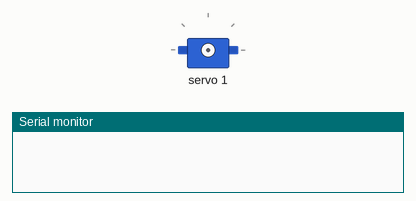
Simulated run of this sketch. Board: Arduino Uno, built with avr-gcc and run on an emulated ATmega328P. Parts: servo, the last lines printed to the serial monitor. At 1.1 s the program stops and its outputs stay as they are.

Above: at 0.1 s.
At 1.1 s:
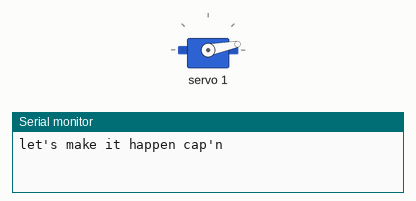
Timing chart, 0 to 2.6 s (numbered marks = the images above):
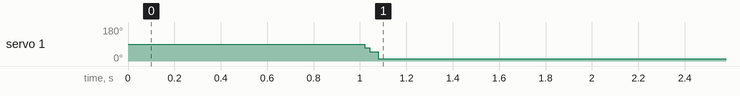

The sketch:

spiderLeg9.ino
```cpp
//chris fite
//060620
//reworking for acryllic frame, servos


//write stepBack()


#include <Wire.h>
#include <Adafruit_PWMServoDriver.h>

//defines for the adafruit functions -fiik
#define MIN_PULSE_WIDTH       650
#define MAX_PULSE_WIDTH       2350
#define DEFAULT_PULSE_WIDTH   1500
#define FREQUENCY             50

//assign numbers to servos leg joints
int RFleg[3] = {0, 1, 2}; //HIP, KNEE, ANKLE
int LFleg[3]= {4, 5, 6};
int LBleg[3] = {8, 9, 10};
int RBleg[3]= {12, 13, 14};

//define leg #s
const int RF = 0;
const int LF = 1;
const int LB = 2;
const int RB = 3;
const int hip = 0;
const int knee = 1;
const int ankle = 2;

//define hipPos constants
const int frontPos[4] = {30, 145, 90, 120};
const int backPos[4] = {145, 25, 45, 165};
const int diagPos[4] = {90, 90, 90, 90};
const int sidePos[4] = {120, 45, 135, 45};
//define kneePos consts
const int kneeUpPos[4] = {0, 180, 0, 180};
const int kneeDownPos[4] = {180, 0, 180, 0};
//define anklePos consts
const int ankleInPos[4] = {0, 180, 0, 180};
const int ankleOutPos[4] = {180, 0, 180, 0};

int hipPos[4];
int kneePos[4];
int anklePos[4];

int speed = 15;

// called this way, it uses the default address 0x40
Adafruit_PWMServoDriver pwm = Adafruit_PWMServoDriver();

//protoyping functions
int pulseWidth(int);
void moveServo(int, int);
void centerAllLegs(); // sets all servos to 90
void centerLeg(int[], int);
void moveLegDiag(int[], int); // puts legs in diagonal
void moveLegFront(int[], int);
void moveLegBack(int[], int);
void moveLegToSide(int[], int); //puts legs out to side
void raiseLeg(int[], int);
void lowerLeg(int[], int);
void stepForward(int[], int);
void stepBack(int[], int);
void moveAllLegsBack();
void moveAllLegsDiag();
void walkForward();
void extendLeg(int[], int);
void extendAll();
void squat();
void bendKnee(int[], int);
void twistCW();
void twistCCW();
void resumeStartPos();


void setup() {
  delay(1000);
  Serial.begin(9600);
  pwm.begin();
  pwm.setPWMFreq(FREQUENCY);  // Analog servos run at ~60 Hz updates

  //0=RF, 1=LF, 2=LB, 3=RB
  for (int i = 0; i < 4; i++) {
    hipPos[i] = 90;
    kneePos[i] = 90;
    anklePos[i] = 90;
  }

  //resumeStartPos();
  Serial.println("let's make it happen cap'n");

}

void loop() {

  raiseLeg(RFleg, RF);

}

int pulseWidth(int angle) {
//makes this shit less confusing
  int pulse_wide, analog_value;
  pulse_wide   = map(angle, 0, 180, MIN_PULSE_WIDTH, MAX_PULSE_WIDTH);
  analog_value = int(float(pulse_wide) / 1000000 * FREQUENCY * 4096);
  return analog_value;
}

void moveServo(int servo, int angle) {
//makes this shit less confusing too
  pwm.setPWM(servo, 0, pulseWidth(angle));
}

void centerAllLegs() {
  centerLeg(RFleg, RF);
  centerLeg(LFleg, LF);
  centerLeg(LBleg, LB);
  centerLeg(RBleg, RB);
}

void centerLeg(int leg[], int legNum) {
//center ankle
  if (anklePos[legNum] > 90) {
    for (anklePos[legNum]; anklePos[legNum] > 90; anklePos[legNum]--) {
      moveServo(leg[ankle], anklePos[legNum]);
      delay(speed);
    }
  }
  else if (anklePos[legNum] < 90) {
    for (anklePos[legNum]; anklePos[legNum] < 90; anklePos[legNum]++) {
      moveServo(leg[ankle], anklePos[legNum]);
      delay(speed);
    }
  }
  else if (anklePos[legNum] == 90) moveServo(leg[ankle], anklePos[legNum]);
//center knee
  if (kneePos[legNum] > 90) {
    for (kneePos[legNum]; kneePos[legNum] > 90; kneePos[legNum]--) {
      moveServo(leg[knee], kneePos[legNum]);
      delay(speed);
    }
  }
  else if (kneePos[legNum] < 90) {
    for (kneePos[legNum]; kneePos[legNum] < 90; kneePos[legNum]++) {
      moveServo(leg[knee], kneePos[legNum]);
      delay(speed);
    }
  }
  else if (kneePos[legNum] == 90) moveServo(leg[knee], kneePos[legNum]);
//center hip
  if (hipPos[legNum] < 90) {
    for (hipPos[legNum]; hipPos[legNum] < 90; hipPos[legNum]++) {
      moveServo(leg[hip], hipPos[legNum]);
      delay(speed);
    }
  }
  else if (hipPos[legNum] > 90) {
    for (hipPos[legNum]; hipPos[legNum] > 90; hipPos[legNum]--) {
      moveServo(leg[hip], hipPos[legNum]);
      delay(speed);
    }
  }
  else if (hipPos[legNum] == 90) moveServo(leg[hip], hipPos[legNum]);
}

void moveLegDiag(int leg[], int legNum) {
  if (hipPos[legNum] > diagPos[legNum]) {
    for (hipPos[legNum]; hipPos[legNum] > diagPos[legNum]; hipPos[legNum]--) {
      moveServo(leg[hip], hipPos[legNum]);
      delay(speed);
    }
  }
  else if (hipPos[legNum] < diagPos[legNum]) {
    for (hipPos[legNum]; hipPos[legNum] < diagPos[legNum]; hipPos[legNum]++) {
      moveServo(leg[hip], hipPos[legNum]);
      delay(speed);
    }
  }
}

void moveLegFront(int leg[], int legNum) {
  if (hipPos[legNum] > frontPos[legNum]) {
    for (hipPos[legNum]; hipPos[legNum] > frontPos[legNum]; hipPos[legNum]--) {
      moveServo(leg[hip], hipPos[legNum]);
      delay(speed);
    }
  }
  else if (hipPos[legNum] < frontPos[legNum]) {
    for (hipPos[legNum]; hipPos[legNum] < frontPos[legNum]; hipPos[legNum]++) {
      moveServo(leg[hip], hipPos[legNum]);
      delay(speed);
    }
  }
}

void moveLegBack(int leg[], int legNum) {
  if (hipPos[legNum] > backPos[legNum]) {
    for (hipPos[legNum]; hipPos[legNum] > backPos[legNum]; hipPos[legNum]--) {
      moveServo(leg[hip], hipPos[legNum]);
      delay(speed);
    }
  }
  else if (hipPos[legNum] < backPos[legNum]) {
    for (hipPos[legNum]; hipPos[legNum] < backPos[legNum]; hipPos[legNum]++) {
      moveServo(leg[hip], hipPos[legNum]);
      delay(speed);
    }
  }
}

void moveLegToSide(int leg[], int legNum) {
  if (hipPos[legNum] > sidePos[legNum]) {
      for (hipPos[legNum]; hipPos[legNum] >= sidePos[legNum]; hipPos[legNum]--){
        moveServo(leg[hip], hipPos[legNum]);
        delay(speed);
      }
  }
  else if (hipPos[legNum] < sidePos[legNum]) {
    for (hipPos[legNum]; hipPos[legNum] <= sidePos[legNum]; hipPos[legNum]++) {
        moveServo(leg[hip], hipPos[legNum]);
        delay(speed);
    }
  }
}

void moveAllLegsDiag() {
  while (hipPos[RF] != diagPos[RF] || hipPos[LF] != diagPos[LF] || hipPos[LB] != diagPos[LB] || hipPos[RB] != diagPos[RB]){
    for (int i = 0; i < 4; i++) {
      switch(i) {
        case 0:
          moveServo(RFleg[hip], hipPos[RF]);
          break;
        case 1:
          moveServo(LFleg[hip], hipPos[LF]);
          break;
        case 2:
          moveServo(LBleg[hip], hipPos[LB]);
          break;
        case 3:
          moveServo(RBleg[hip], hipPos[RB]);
          break;
        default:
          Serial.println("no such leg");
          break;
      }
      if (hipPos[i] > diagPos[i]) hipPos[i]--;
      else if (hipPos[i] < diagPos[i]) hipPos[i]++;
      else hipPos[i] = diagPos[i]; //idk if necessary
      delay(speed);
    }
  }
}

void raiseLeg(int leg[], int legNum) {
  while (kneePos[legNum] != kneeUpPos[legNum] || anklePos[legNum] != ankleInPos[legNum]) {
    if (kneePos[legNum] > kneeUpPos[legNum]) {
      moveServo(leg[knee], kneePos[legNum]);
      kneePos[legNum]--;
    }
    else if (kneePos[legNum] < kneeUpPos[legNum]) {
      moveServo(leg[knee], kneePos[legNum]);
      kneePos[legNum]++;
    }
    }
    if (anklePos[legNum] > ankleInPos[legNum]) {
      moveServo(leg[ankle], anklePos[legNum]);
      anklePos[legNum]--;
    }
    else if (anklePos[legNum] < ankleInPos[legNum]) {
      moveServo(leg[ankle], anklePos[legNum]);
      anklePos[legNum]++;
    }
    delay(speed);
  /*
  switch(legNum) {
    case 0:
    case 2:
      for (kneePos[legNum]; kneePos[legNum] >= 45; kneePos[legNum]--) {
        moveServo(leg[knee], kneePos[legNum]);
        if (anklePos[legNum] >= 45) {
          moveServo(leg[ankle], anklePos[legNum]);
          anklePos[legNum]--;
        }
        delay(speed);
      }
      break;
    case 1:
    case 3:
      for (kneePos[legNum]; kneePos[legNum] <= 135; kneePos[legNum]++) {
        moveServo(leg[knee], kneePos[legNum]);
        if (anklePos[legNum] <= 135) {
          moveServo(leg[ankle], anklePos[legNum]);
          anklePos[legNum]++;
        }
        delay(speed);
      }
      break;
    default:
      Serial.println("there is no leg with that number");
      break;
  }
  */
}

void lowerLeg(int leg[], int legNum) {
  switch(legNum) {
    case 0:
    case 2:
      for (kneePos[legNum]; kneePos[legNum] <= 90; kneePos[legNum]++) {
        moveServo(leg[knee], kneePos[legNum]);
        if (anklePos[legNum] <= 90) {
          moveServo(leg[ankle], anklePos[legNum]);
          anklePos[legNum]++;
        }
        delay(speed);
      }
      break;
    case 1:
    case 3:
      for (kneePos[legNum]; kneePos[legNum] >=90; kneePos[legNum]--) {
        moveServo(leg[knee], kneePos[legNum]);
        if (anklePos[legNum] >= 90) {
          moveServo(leg[ankle], anklePos[legNum]);
          anklePos[legNum]--;
        }
        delay(speed);
      }
      break;
    default:
      Serial.println("there is no leg with that number");
  }
}

void stepForward(int leg[], int legNum) {
  //assume initial stance

  switch(legNum) {
    case 0: //RF
    //bend LB and move other two legs away from bent leg
      while (hipPos[LF] > 30 || hipPos[RB] > 30 || kneePos[LB] != 90) {
        if (hipPos[LF] > 30) {
          moveServo(LFleg[hip], hipPos[LF]);
          hipPos[LF]--;
        }
        if (hipPos[RB] > 30) {
          moveServo(RBleg[hip], hipPos[RB]);
          hipPos[RB]--;
        }
        if (kneePos[LB] > 90) {
          moveServo(LBleg[knee], kneePos[LB]);
          kneePos[LB]--;
        }
        else if (kneePos[LB] < 90) {
          moveServo(LBleg[knee], kneePos[LB]);
          kneePos[LB]++;
        }
        delay(speed);
      }
  //pick up and move(RF)
      raiseLeg(RFleg, RF);
      moveLegFront(RFleg, RF);
      extendLeg(RFleg, RF);
      extendLeg(LBleg, LB);
      break;
    case 1: //LF
      while (hipPos[RF] < 150 || hipPos[LB] < 150 || kneePos[RB] != 90) {
        if (hipPos[RF]< 150) {
          moveServo(RFleg[hip], hipPos[RF]);
          hipPos[RF]++;
        }
        if (hipPos[LB] < 150) {
          moveServo(LBleg[hip], hipPos[LB]);
          hipPos[LB]++;
        }
        if (kneePos[RB] > 90) {
          moveServo(RBleg[knee], kneePos[RB]);
          kneePos[RB]--;
        }
        else if (kneePos[RB] < 90) {
          moveServo(RBleg[knee], kneePos[RB]);
          kneePos[RB]++;
        }
        delay(speed);
      }
      raiseLeg(LFleg, LF);
      moveLegFront(LFleg, LF);
      extendLeg(LFleg, LF);
      extendLeg(RBleg, RB);
      break;
    case 2: //LB
      while (hipPos[LF] < 60 || hipPos[RB] > 20 || kneePos[RF] != 90) {
        if(hipPos[LF] < 60) {
          moveServo(LFleg[hip], hipPos[LF]);
          hipPos[LF]++;
        }
        if (hipPos[RB] > 20) {
          moveServo(RBleg[hip], hipPos[RB]);
          hipPos[RB]--;
        }
        if (kneePos[RF] > 90) {
          moveServo(RFleg[knee], kneePos[RF]);
          kneePos[RF]--;
        }
        else if (kneePos[RF] < 90) {
          moveServo(RFleg[knee], kneePos[RF]);
          kneePos[RF]++;
        }
        delay(speed);
      }
      raiseLeg(LBleg, LB);
      moveLegFront(LBleg, LB);
      extendLeg(LBleg, LB);
      extendLeg(RFleg, RF);
      break;
    case 3: //RB
      while (hipPos[RF] > 120 || hipPos[LB] < 150  || kneePos[LF] != 90) {
        if (hipPos[RF] > 120) {
          moveServo(RFleg[hip], hipPos[RF]);
          hipPos[RF]--;
        }
        if (hipPos[LB] < 150) {
          moveServo(LBleg[hip], hipPos[LB]);
          hipPos[LB]++;
        }
         if (kneePos[LF] > 90) {
          moveServo(LFleg[knee], kneePos[LF]);
          kneePos[LF]--;
        }
        else if (kneePos[LF] < 90) {
          moveServo(LFleg[knee], kneePos[LF]);
          kneePos[LF]++;
        }
        delay(speed);
      }
      raiseLeg(RBleg, RB);
      moveLegFront(RBleg, RB);
      extendLeg(RBleg, RB);
      extendLeg(LFleg, LF);
      break;
    default:
     Serial.println("there is no leg with that number");
      break;
  }
}

void stepBack(int leg[], int legNum) {

}

void walkForward() {
/*
 * 4 beat timing
 * RB lift, move forward; everyone move back
 * RF forward
 * LB forward
 * LF forward; RB fully moved back
 */

//LB
      while (hipPos[LF] < 60 || hipPos[RB] > 20 || kneePos[RF] != 90) {
        if(hipPos[LF] < 60) {
          moveServo(LFleg[hip], hipPos[LF]);
          hipPos[LF]++;
        }
        if (hipPos[RB] > 20) {
          moveServo(RBleg[hip], hipPos[RB]);
          hipPos[RB]--;
        }
        if (kneePos[RF] > 90) {
          moveServo(RFleg[knee], kneePos[RF]);
          kneePos[RF]--;
        }
        else if (kneePos[RF] < 90) {
          moveServo(RFleg[knee], kneePos[RF]);
          kneePos[RF]++;
        }
        delay(speed);
      }
      raiseLeg(LBleg, LB);
      moveLegFront(LBleg, LB);
      extendLeg(LBleg, LB);
      extendLeg(RFleg, RF);
//LF
  while (kneePos[RB] != 75) { //bend RB knee to 75
    if (kneePos[RB] > 75)  {
      moveServo(RBleg[knee], kneePos[RB]);
      kneePos[RB]--;
      delay(speed);
    }
    else if (kneePos[RB] < 75) {
      moveServo(RBleg[knee], kneePos[RB]);
      kneePos[RB]++;
      delay(speed);
    }
  }
  raiseLeg(LFleg, LF);
  moveLegFront(LFleg, LF);
  extendLeg(LFleg, LF);
  extendLeg(RBleg, RB);

  //move lefts legs back to orig pos
  moveAllLegsDiag();

}

void moveAllLegsBack() {
 //2 135, 3 45 - move out
//0 45, 1 135 - move in
  while ((hipPos[RF] > backPos[RF]) || (hipPos[LF] < backPos[LF]) || (hipPos[LB] < backPos[LB])|| (hipPos[RB] > backPos[RB])) {
    if (hipPos[RF] > backPos[RF]) {
      moveServo(RFleg[hip], hipPos[RF]);
      hipPos[RF]--;
    }
    if (hipPos[LF] < backPos[LF] ) {
      moveServo(LFleg[hip], hipPos[LF]);
      hipPos[LF]++;
    }
    if (hipPos[LB]< backPos[LB]) {
      moveServo(LBleg[hip], hipPos[LB]);
      hipPos[LB]++;
    }
    if (hipPos[RB] > backPos[RB]) {
      moveServo(RBleg[hip], hipPos[RB]);
      hipPos[RB]--;
    }
    delay(speed);
  }
}

void extendLeg(int leg[], int legNum) {
  switch(legNum) {
    case 0:

      for (kneePos[legNum]; kneePos[legNum] <= 135; kneePos[legNum]++){
        moveServo(leg[knee], kneePos[legNum]);
        if (anklePos[legNum] <= 135) {
          moveServo(leg[ankle], anklePos[legNum]);
          anklePos[legNum]++;
        }
        delay(speed);
      }
      break;
      case 2:
        for (kneePos[legNum]; kneePos[legNum] >= 45; kneePos[legNum]--){
        moveServo(leg[knee], kneePos[legNum]);
        if (anklePos[legNum] <= 135) {
          moveServo(leg[ankle], anklePos[legNum]);
          anklePos[legNum]++;
        }
        delay(speed);
      }
        break;
    case 1:
    case 3:
      for (kneePos[legNum]; kneePos[legNum] >= 45; kneePos[legNum]--){
        moveServo(leg[knee], kneePos[legNum]);
        if (anklePos[legNum] >= 45) {
          moveServo(leg[ankle], anklePos[legNum]);
          anklePos[legNum]--;
        }
        delay(speed);
      }
      break;
    default:
      Serial.println("There is no such leg number");
      break;
  }
}

void extendAll() {
  while (kneePos[RF] != 135 || kneePos[LF] != 45 || kneePos[LB] != 135 || kneePos[RB] != 45 ||
          anklePos[RF] != 135 || anklePos[LF] != 45 || anklePos[LB] != 135 || anklePos[RB] != 45) {
    if (kneePos[RF] > 135) {
      moveServo(RFleg[knee], kneePos[RF]);
      kneePos[RF]--;
    }
    else if (kneePos[RF] < 135) {
      moveServo(RFleg[knee], kneePos[RF]);
      kneePos[RF]++;
    }
    if (anklePos[RF] > 135) {
      moveServo(RFleg[ankle], anklePos[RF]);
      anklePos[RF]--;
    }
    else if (anklePos[RF] < 135) {
      moveServo(RFleg[ankle], anklePos[RF]);
      anklePos[RF]++;
    }

    if (kneePos[LF] > 45) {
      moveServo(LFleg[knee],kneePos[LF]);
      kneePos[LF]--;
    }
    else if (kneePos[LF] < 45) {
      moveServo(LFleg[knee], kneePos[LF]);
      kneePos[LF]++;
    }
    if (anklePos[LF] > 45) {
      moveServo(LFleg[ankle], anklePos[LF]);
      anklePos[LF]--;
    }
    else if (anklePos[LF] < 45) {
      moveServo(LFleg[ankle], anklePos[LF]);
      anklePos[LF]++;
    }

    if (kneePos[LB] > 135) {
      moveServo(LBleg[knee], kneePos[LB]);
      kneePos[LB]--;
    }
    else if (kneePos[LB] < 135) {
      moveServo(LBleg[knee], kneePos[LB]);
      kneePos[LB]++;
    }
    if (anklePos[LB] > 135) {
      moveServo(LBleg[ankle], anklePos[LB]);
      anklePos[LB]--;
    }
    else if (anklePos[LB] < 135) {
      moveServo(LBleg[ankle], anklePos[LB]);
      anklePos[LB]++;
    }

    if (kneePos[RB] > 45) {
      moveServo(RBleg[knee], kneePos[RB]);
      kneePos[RB]--;
    }
    else if (kneePos[RB] < 45) {
      moveServo(RBleg[knee], kneePos[RB]);
      kneePos[RB]++;
    }
    if (anklePos[RB] > 45) {
      moveServo(RBleg[ankle], anklePos[RB]);
      anklePos[RB]--;
    }
    else if (anklePos[RB] < 45) {
      moveServo(RBleg[ankle], anklePos[RB]);
      anklePos[RB]++;
    }
    delay(speed);
    }
}

void squat() { //all together now

  while (kneePos[RF] > 90 || kneePos[LF] < 90 || kneePos[LB] >90 || kneePos[RB] < 90 ||
          anklePos[RF] > 90 || anklePos[LF] < 90 || anklePos[LB] >90 || anklePos[RB] < 90) {
    //RF
    if (kneePos[RF] > 90) {
      moveServo(RFleg[knee], kneePos[RF]);
      kneePos[RF]--;
    }
    if (anklePos[RF] > 90) {
      moveServo(RFleg[ankle], anklePos[RF]);
      anklePos[RF]--;
    }
    //LF
    if (kneePos[LF] < 90) {
      moveServo(LFleg[knee], kneePos[LF]);
      kneePos[LF]++;
    }
    if (anklePos[LF] < 90) {
      moveServo(LFleg[ankle], anklePos[LF]);
      anklePos[LF]++;
    }
    //LB
    if (kneePos[LB] > 90) {
      moveServo(LBleg[knee], kneePos[LB]);
      kneePos[LB]--;
    }
    if (anklePos[LB] > 90) {
      moveServo(LBleg[ankle], anklePos[LB]);
      anklePos[LB]--;
    }
    //RB
    if (kneePos[RB] < 90) {
      moveServo(RBleg[knee], kneePos[RB]);
      kneePos[RB]++;
    }
    if (anklePos[RB] < 90) {
      moveServo(RBleg[ankle], anklePos[RB]);
      anklePos[RB]++;
    }
    delay(speed);
  }

}

void bendKnee(int leg[], int legNum) {
  switch(legNum) {
    case 0:
    case 2:
      for (kneePos[legNum]; kneePos[legNum] >= 90; kneePos[legNum]--) {
        moveServo(leg[knee], kneePos[legNum]);
        delay(speed);
      }
      break;
    case 1:
    case 3:
      for (kneePos[legNum]; kneePos[legNum] <= 90; kneePos[legNum]++) {
              moveServo(leg[knee], kneePos[legNum]);
              delay(speed);
      }
      break;
    default:
      Serial.println("there is no leg by that name");
  }
}

void twistCW() {
/*
  moveServo(RFleg[hip], 150);
  moveServo(LFleg[hip], 60);
  moveServo(LBleg[hip], 150);
  moveServo(RBleg[hip], 60);
*/
  while (hipPos[RF] != 150 || hipPos[LF] != 60 || hipPos[LB] != 150 || hipPos[RB] != 60) {
    if (hipPos[RF] < 150) {
      moveServo(RFleg[hip], hipPos[RF]);
      hipPos[RF]++;
    }
    else if (hipPos[RF] > 150) {
      moveServo(RFleg[hip], hipPos[RF]);
      hipPos[RF]--;
    }
    if (hipPos[LF] < 60) {
      moveServo(LFleg[hip], hipPos[LF]);
      hipPos[LF]++;
    }
    else if (hipPos[LF] > 60) {
      moveServo(LFleg[hip], hipPos[LF]);
      hipPos[LF]--;
    }
    if (hipPos[LB] < 150) {
      moveServo(LBleg[hip], hipPos[LB]);
      hipPos[LB]++;
    }
    else if (hipPos[LB] > 150) {
      moveServo(LBleg[hip], hipPos[LB]);
      hipPos[LB]--;
    }
    if (hipPos[RB] < 60) {
      moveServo(RBleg[hip], hipPos[RB]);
      hipPos[RB]++;
    }
    else if (hipPos[RB] > 60) {
      moveServo(RBleg[hip], hipPos[RB]);
      hipPos[RB]--;
    }
    delay(speed);
  }
}

void twistCCW() {
  /*
  moveServo(RFleg[hip], 120);
  moveServo(LFleg[hip], 30);
  moveServo(LBleg[hip], 120);
  moveServo(RBleg[hip], 30);
  */
  while (hipPos[RF] != 120 || hipPos[LF] != 30 || hipPos[LB] != 120 || hipPos[RB] != 30) {
    if (hipPos[RF] > 120) {
      moveServo(RFleg[hip], hipPos[RF]);
      hipPos[RF]--;
    }
    else if (hipPos[RF] < 120) {
      moveServo(RFleg[hip], hipPos[RF]);
      hipPos[RF]++;
    }
    if (hipPos[LF] > 30) {
      moveServo(LFleg[hip], hipPos[LF]);
      hipPos[LF]--;
    }
    else if (hipPos[LF] < 30) {
      moveServo(LFleg[hip], hipPos[LF]);
      hipPos[LF]++;
    }
    if (hipPos[LB] > 120) {
      moveServo(LBleg[hip], hipPos[LB]);
      hipPos[LB]--;
    }
    else if (hipPos[LB] < 120) {
      moveServo(LBleg[hip], hipPos[LB]);
      hipPos[LB]++;
    }
    if (hipPos[RB] > 30) {
      moveServo(RBleg[hip], hipPos[RB]);
      hipPos[RB]--;
    }
    else if (hipPos[RB] < 30) {
      moveServo(RBleg[hip], hipPos[RB]);
      hipPos[RB]++;
    }
    delay(speed);
  }
}

void resumeStartPos() {
  //set legs to inital positions
  centerAllLegs();
 // moveAllLegsOut();
  //extendAll();
}
```

Measured:
- by itself, servo 1: 90° → 11° at 1.0 s
